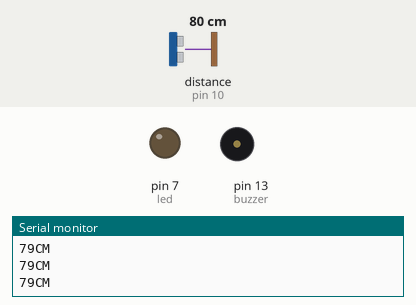
This sketch was run on a simulated Arduino Uno, built with avr-gcc and run on an emulated ATmega328P. Parts: output pins drawn as LEDs (lit = HIGH), buzzer (waves = sounding, pin HIGH), the last lines printed to the serial monitor. Wiring (inferred from the names in the program): ultrasonic range finder: trigger pin 9; echo pin 10. The test bench sets the inputs (shaded band); at power-on: distance to the obstacle (sensor on pin 10) 80 cm. The echo pulse lasts 58.3 µs per cm; pins used as bus, display or sensor lines are not drawn.

Above: at 1.2 s.
1.3 s: distance to the obstacle (sensor on pin 10) set to 13 cm
2.8 s: distance to the obstacle (sensor on pin 10) set to 10 cm
At 4.0 s:
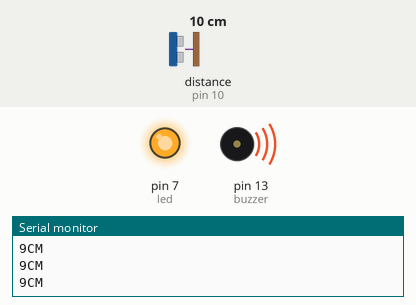
4.3 s: distance to the obstacle (sensor on pin 10) set to 60 cm
At 5.5 s:
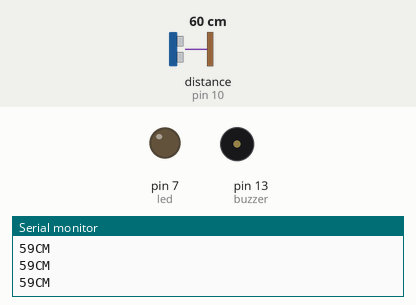
5.8 s: distance to the obstacle (sensor on pin 10) set to 2 cm
At 6.2 s:
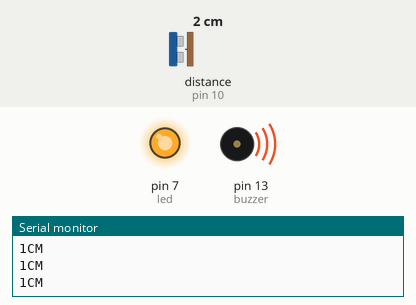
Timing chart, 0 to 8.3 s (numbered marks = the images above; inputs shaded):
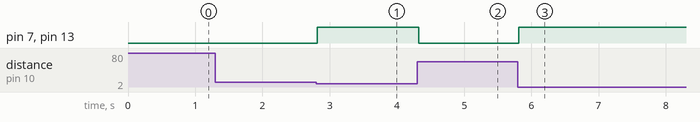

Measured:
- the behaviour switches between 12 and 11 cm on distance to the obstacle (sensor on pin 10) (found by bisection; images 0 and 1)
- after the input at 2.8 s, pin 7 (led), pin 13 (buzzer): LOW → HIGH at once
- after the input at 4.3 s, pin 7 (led), pin 13 (buzzer): HIGH → LOW at once
- after the input at 5.8 s, pin 7 (led), pin 13 (buzzer): LOW → HIGH at once

The sketch:

ultrasonic_sensor.ino
```cpp
int trigPin = 9;
int echoPin = 10;
int led = 7;
int buzzer = 13;

void setup() {
  Serial.begin(9600);
  pinMode(led, OUTPUT);
  pinMode(trigPin, OUTPUT);
  pinMode(echoPin, INPUT);
  pinMode(buzzer, OUTPUT);
}

void loop() {
  long duration, distance;
  digitalWrite(trigPin, HIGH);
  delayMicroseconds(1000);
  digitalWrite(trigPin, LOW);
  duration=pulseIn(echoPin, HIGH);
  distance=(duration/2)/29.1;
  Serial.print(distance);
  Serial.println("CM");
  delay(10);

  if((distance<=10))
    {
      digitalWrite(led, HIGH);
      digitalWrite(buzzer, HIGH);
      }
        else if (distance>10)
        {
            digitalWrite(led, LOW);
            digitalWrite(buzzer, LOW);
          }
}
```
